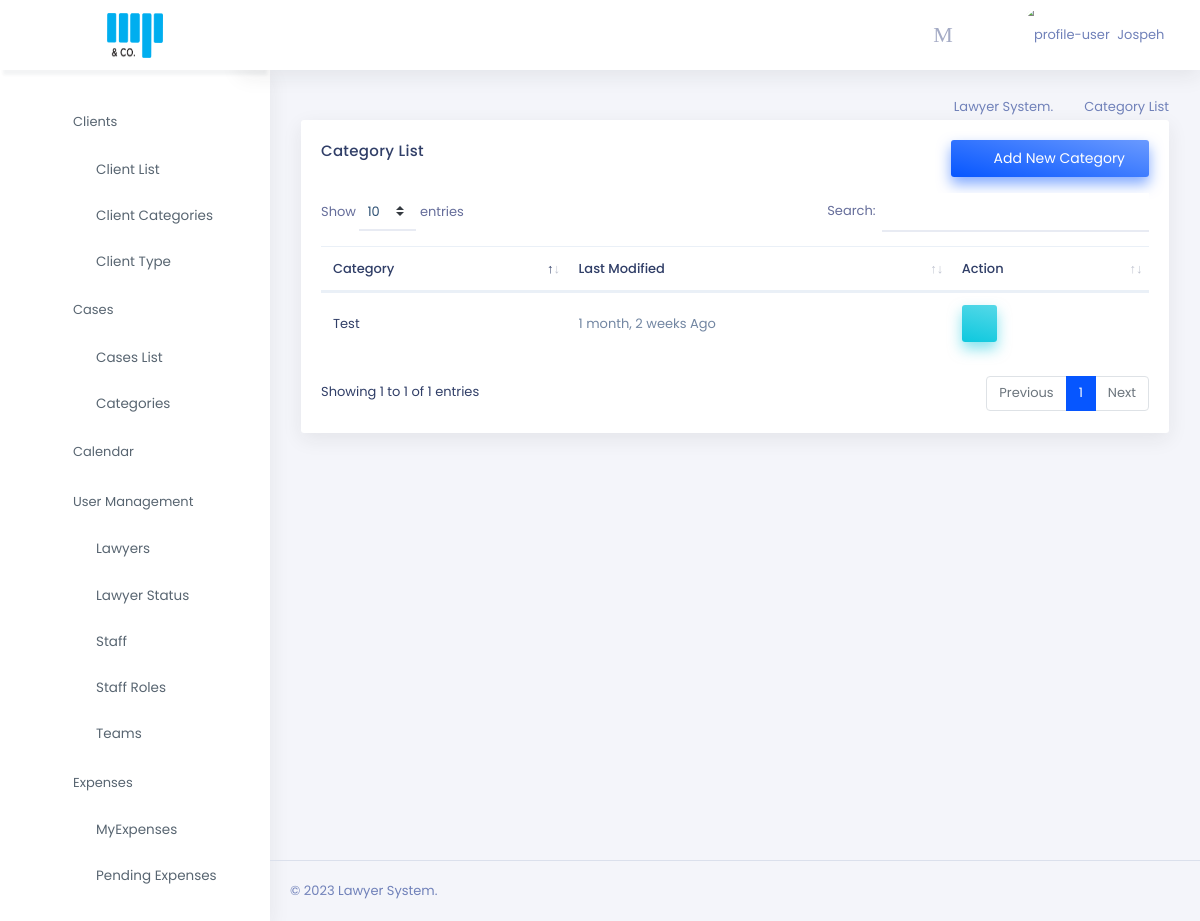
The page /clients/categroy/list (signed in) on the database its author committed.
### lawyers/models.py (models this page shows, shortened)
class User(AbstractUser):
    avatar = models.ImageField(
        upload_to="avatars/", null=True, blank=True)
    phone = models.CharField(default="", max_length=50)
    team=models.ForeignKey('lawyers.Team',null=True, on_delete=models.SET_NULL) #added team: 13.04.2021
    is_lawyer = models.BooleanField(default=False)

### clients/models.py (models this page shows, shortened)
class ClientCategory(models.Model):
    title = models.CharField(max_length=250)
    date_modified = models.DateTimeField(auto_now=True)
    class Meta:
        verbose_name = 'Client Category'
        verbose_name_plural = 'Client Categories'

### clients/views.py (the view)
# urls.py: path("clients/categroy/list", category_list, name="cat_list"),
@login_required
def category_list(request):
    cats = ClientCategory.objects.all()
    form = ClientCategoryForm
    context = {"cats": cats, "form": form}
    return render(request, "clients/cat_list.html", context)

### accounts/templatetags/auth_extras.py (called while the page is built)
@register.filter(name='has_group')
def has_group(user, group_name):
    group = Group.objects.get(name=group_name)
    return True if group in user.groups.all() else False

### cases/context_processors.py (called while the page is built)
def get_lawyer(user):
    try:
        qs=Lawyer.objects.get(user=user)
        return qs
    except :
        return None

### clients/templates/clients/cat_list.html (shortened to what this page needs)
{% extends 'base.html' %}
{% load static %}
{% load auth_extras %}
{% load crispy_forms_tags %}
{% block content %}
<div class="page-content">
    <div class="container-fluid">
        <div class="row">
            <div class="col-sm-12">
                <div class="page-title-box">
                    <div class="float-right">
                        <ol class="breadcrumb">
                            <li class="breadcrumb-item"><a href="/">Lawyer System. </a></li>
                            <li class="breadcrumb-item active">Category List</li>
                        </ol>
                    </div>
                </div>
            </div>
        </div>
        <div class="row">
            <div class="col-12">
                <div class="card">
                    <div class="card-body">
                        <button class="btn btn-gradient-primary px-4 float-right mt-0 mb-3" data-toggle="modal"
                            data-target=".bd-example-modal-xl"><i class="mdi mdi-plus-circle-outline mr-2"></i>Add New
                            Category</button>
                        <h4 class="mt-0 header-title">Category List</h4>
                        <div class="table-responsive dash-social">
                            <table id="datatable" class="table">
                                <thead>
                                    <tr>
                                        <th>Category</th>
                                        <th>Last Modified</th>
                                        <th>Action</th>
                                    </tr>
                                </thead>
                                <tbody>
                                    {% for cat in  cats %}
                                    <tr>
                                        <td> <a href="{% url 'clients:client_cat' cat.pk %}">{{cat.title|title}}</a>
                                        </td>
                                        <td> {{cat.date_modified|timesince}} Ago</td>
                                        <td>
                                            <a href="{% url 'clients:cat_detail' cat.pk %}"
                                                class="btn btn-gradient-secondary waves-effect waves-light"><i
                                                    class="mdi mdi-eye"></i></a>
                                        </td>
                                    </tr>
                                    {% endfor %}
                                </tbody>
                            </table>
                        </div>
                    </div>
                </div>
            </div>
        </div>
    </div>
    {% endblock content %}

### templates/header.html (shortened to what this page needs)
{% load static %}
{% load auth_extras %}
{% load notification_tags %}
<body id='body'>
    <div class="topbar">
        <div class="topbar-left">
            {% if request.user|has_group:"Accounts" %}
            <a href="{% url 'account_dash' %}" class="logo">
                <span>
                    <img src="{% static './assets/images/logo.png' %}" alt="logo-small"
                        style="width: 56px;height:45px;">
                </span>
            </a>
            {% else %}
            <a href="/" class="logo">
                <span>
                    <img src="{% static './assets/images/logo.png' %}" alt="logo-small"
                        style="width: 56px;height:45px;">
                </span>
            </a>
            {% endif %}
        </div>
        <nav class="navbar-custom">
            <ul class="list-unstyled topbar-nav float-right mb-0">
                <li class="dropdown notification-list">
                    <a class="nav-link dropdown-toggle arrow-none waves-light waves-effect"
                        href="{% url 'cases:calendar'%}">
                        <i class="dripicons-calendar noti-icon"></i>
                    </a>
                </li>
                <li class="dropdown notification-list">
                    <a class="nav-link dropdown-toggle arrow-none waves-light waves-effect" data-toggle="dropdown"
                        href="#" role="button" aria-haspopup="false" aria-expanded="false">
                        <i class="dripicons-message noti-icon"></i>
                    </a>
                </li>
                <li class="dropdown">
                    <a class="nav-link dropdown-toggle waves-effect waves-light nav-user" data-toggle="dropdown"
                        href="#" role="button" aria-haspopup="false" aria-expanded="false">
                        {% if user.avatar %}
                            <img src="{{user.avatar.url}}" alt="profile-user" class="rounded-circle" />
                        {% else %}
                        <img src="{% static './assets/images/user.png' %}" alt="profile-user" class="rounded-circle" />
                        {% endif %}
                        <span class="ml-1 nav-user-name hidden-sm">
                            {% if user.is_authenticated %}
                            {{user.first_name|title}} {{user.last_name|title}}
                            {% endif %}
                            <i class=" mdi mdi-chevron-down"></i> </span>
                    </a>
                </li>
            </ul>
            <ul class="list-unstyled topbar-nav mb-0">
                <li>
                    <button class="button-menu-mobile nav-link waves-effect waves-light">
                        <i class="dripicons-menu nav-icon"></i>
                    </button>
                </li>
            </ul>
        </nav>
    </div>
    <div class="page-wrapper">
        <div class="left-sidenav">
            <ul class="metismenu left-sidenav-menu">
                     {% if request.user|has_group:'Accounts' %}
                <li>
                    <a href="javascript: void(0);"><i class="ti-wallet"></i><span>Accounts</span><span class="menu-arrow"><i
                                class="mdi mdi-chevron-right"></i></span></a>
                    <ul class="nav-second-level" aria-expanded="false">
                        <li class="nav-item"><a class="nav-link" href="{% url 'account_dash' %}"><i
                                    class="ti-control-record"></i>Dashboard</a></li>
                        <li class="nav-item"><a class="nav-link" href="{% url 'cases:renumerations' %}"><i
                                    class="ti-control-record"></i>Requests</a></li>
                        <li class="nav-item"><a class="nav-link" href="{% url 'clients:payment_list' %}"><i
                                    class="ti-control-record"></i>Payments</a></li>
                         <li class="nav-item"><a class="nav-link" href="{% url 'cases:client_payment_list' %}"><i
                                    class="ti-control-record"></i>Payment Requests</a></li>
                        <li class="nav-item"><a class="nav-link" href="{% url 'accounts:expenses' %}"><i
                                    class="ti-control-record"></i>All Expenses</a></li>
                        <li class="nav-item"><a class="nav-link" href="{% url 'accounts:invoice_list' %}"><i
                            class="ti-control-record"></i>Invoice</a></li>
                    </ul>
                </li>
{% else %}
                {% if request.user|has_group:'Lawyer' or request.user|has_group:'Staff' or request.user.is_superuser %}
                <li>
                    <a href="javascript: void(0);"><i class="ti-link"></i><span>Clients</span><span
                            class="menu-arrow"><i class="mdi mdi-chevron-right"></i></span></a>
                    <ul class="nav-second-level" aria-expanded="false">
                        <li class="nav-item"><a class="nav-link" href="{% url 'clients:client_list' %}"><i
                                    class="ti-control-record"></i>Client List</a></li>
                        <li class="nav-item"><a class="nav-link" href="{% url 'clients:cat_list' %}"><i
                                    class="ti-control-record"></i>Client Categories</a></li>
                        <li class="nav-item"><a class="nav-link" href="{% url 'clients:type_list' %}"><i
                            class="ti-control-record"></i>Client Type</a></li>
                    </ul>
                </li>
                <li>
                    <a href="javascript: void(0);"><i class="ti-briefcase"></i><span>Cases</span><span
                            class="menu-arrow"><i class="mdi mdi-chevron-right"></i></span></a>
                    <ul class="nav-second-level" aria-expanded="false">
                        <li class="nav-item"><a class="nav-link" href="{% url 'cases:case_list' %}"><i
                                    class="ti-control-record"></i>Cases List</a></li>
                        <li class="nav-item"><a class="nav-link" href="{% url 'cases:cat_list' %}"><i
                                    class="ti-control-record"></i>Categories</a></li>
                            </a></li>
                    </ul>
                <li>
                    <a href="{% url 'cases:calendar' %}"><i class="ti-calendar"></i><span>Calendar</span></a>
                </li>
                {% if request.user.is_superuser %}
                <li>
                    <a href="javascript: void(0);"><i class="ti-user"></i><span>User Management</span><span
                            class="menu-arrow"><i class="mdi mdi-chevron-right"></i></span></a>
                    <ul class="nav-second-level" aria-expanded="false">
                        <li class="nav-item"><a class="nav-link" href="{% url 'accounts:lawyer_list' %}"><i
                                    class="ti-control-record"></i>Lawyers</a></li>
                         <li class="nav-item"><a class="nav-link" href="{% url 'accounts:status_list' %}"><i
                                    class="ti-control-record"></i>Lawyer Status</a></li>
                        <li class="nav-item"><a class="nav-link" href="{% url 'accounts:staff_list' %}"><i
                                    class="ti-control-record"></i>Staff</a></li>
                         <li class="nav-item"><a class="nav-link" href="{% url 'accounts:role_list' %}"><i
                                    class="ti-control-record"></i>Staff Roles</a></li>
                        <li class="nav-item"><a class="nav-link" href="{% url 'accounts:teams' %}"><i
                                    class="ti-control-record"></i>Teams</a></li>
                    </ul>
                </li>
                {% endif %}
                {% if request.user|has_group:'Lawyer' or request.user|has_group:"Staff" or request.user.is_superuser %}
                <li>
                    <a href="javascript: void(0);"><i class="ti-plus"></i><span>Expenses</span><span class="menu-arrow"><i
                                class="mdi mdi-chevron-right"></i></span></a>
                    <ul class="nav-second-level" aria-expanded="false">
                        <li class="nav-item"><a class="nav-link" href="{% url 'cases:expenses' %}"><i
                                    class="ti-control-record"></i>MyExpenses</a></li>
                {% if request.user|has_group:'Lawyer' %}
                        <li class="nav-item"><a class="nav-link" href="{% url 'cases:pending_expenses' %}"><i
                            class="ti-control-record"></i>Pending Expenses</a></li>
                        {%endif %}
                    </ul>
                </li>
                {% endif %}
                {% endif %}
                {% endif %}
        </div>

### static/chat/style.css (style rules this page uses)
body { font-size: 15px; }

### rows shown on the page
User: first_name "Jospeh"
ClientCategory: title "Test", date_modified "1 month, 2 weeks"
